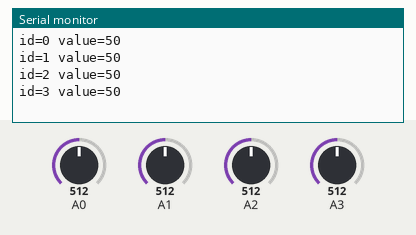
The sketch below on a simulated Arduino Uno, built with avr-gcc and run on an emulated ATmega328P. Shown: the last lines printed to the serial monitor. The inputs (shaded band) are chosen by the test bench; at power-on: A0 = 512, A1 = 512, A2 = 512, A3 = 512.

Above: at 1.2 s.
1.3 s: A0 set to 716
At 2.5 s:
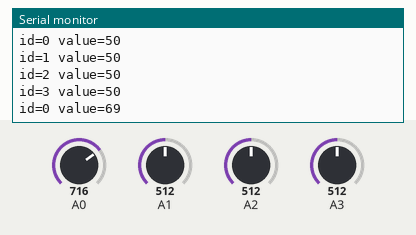
2.8 s: A1 set to 716
At 4.0 s:
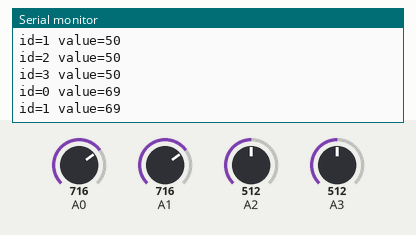
4.3 s: A2 set to 716
At 5.5 s:
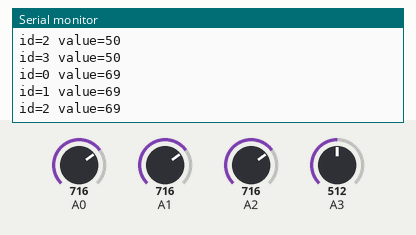
5.8 s: A3 set to 716
At 7.0 s:
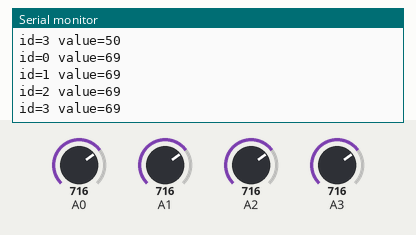
7.3 s: A0 set to 992
At 8.5 s:
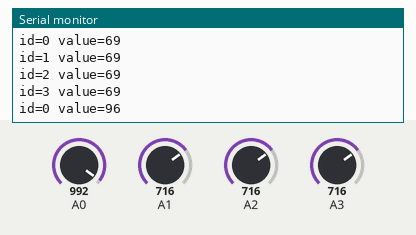
8.8 s: A1 set to 992
At 10.3 s:
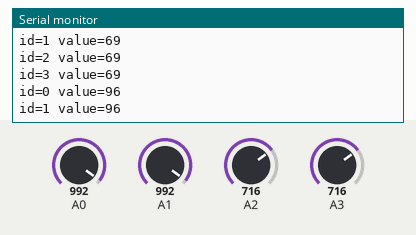
Timing chart, 0 to 11.3 s (numbered marks = the images above; inputs shaded):
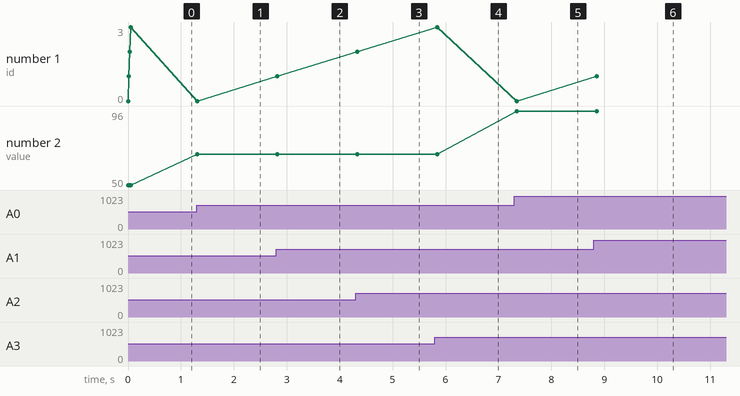

The sketch:

VolumeWanagerArduino.ino
```cpp
// (licence header left out)
const int nbPotentiometer = 4;
int outputValues[nbPotentiometer];

void setup() {
  Serial.begin(9600);
}

void loop() {
  for(int i = 0; i < nbPotentiometer; i++)
  {
    int sensorValue = analogRead(i);
    int outputValue = map(sensorValue, 0, 1023, 0, 100);
    if (outputValue > outputValues[i] + 1 || outputValue < outputValues[i] - 1 )
    {
      outputValues[i] = outputValue;
      Serial.print("id=");
      Serial.print(i);
      Serial.print(" value=");
      Serial.println(outputValue);
    }
  }
  delay(100);
}
```

Measured:
- after the input at 1.3 s, the serial monitor: prints a new line at once (image 1)
- after the input at 2.8 s, the serial monitor: prints a new line at once (image 2)
- after the input at 4.3 s, the serial monitor: prints a new line at once (image 3)
- after the input at 5.8 s, the serial monitor: prints a new line at once (image 4)
- after the input at 7.3 s, the serial monitor: prints a new line after 0.05 s (image 5)
- after the input at 8.8 s, the serial monitor: prints a new line after 0.06 s (image 6)
- plotted number 1: 1 → 2 after the input at 4.3 s, 2 → 3 after the input at 5.8 s, 3 → 0 after the input at 7.3 s, 0 → 1 after the input at 8.8 s
- plotted number 2: 50 → 69 after the input at 1.3 s, 69 → 96 after the input at 7.3 s
